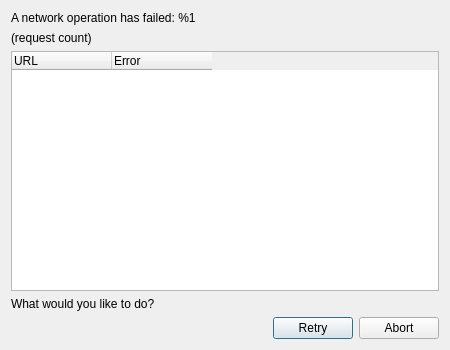
<?xml version="1.0" encoding="UTF-8"?>
<ui version="4.0">
    <class>NetworkJobFailedDialog</class>
    <widget class="QDialog" name="NetworkJobFailedDialog">
        <property name="geometry">
            <rect>
                <x>0</x>
                <y>0</y>
                <width>450</width>
                <height>350</height>
            </rect>
        </property>
        <property name="windowTitle">
            <string>Network error</string>
        </property>
        <property name="windowIcon">
            <iconset theme="QIcon::ThemeIcon::DialogWarning"/>
        </property>
        <layout class="QVBoxLayout" name="verticalLayout">
            <item>
                <widget class="QLabel" name="failLabel">
                    <property name="sizePolicy">
                        <sizepolicy hsizetype="Preferred" vsizetype="Fixed">
                            <horstretch>0</horstretch>
                            <verstretch>0</verstretch>
                        </sizepolicy>
                    </property>
                    <property name="text">
                        <string>A network operation has failed: %1</string>
                    </property>
                </widget>
            </item>
            <item>
                <widget class="QLabel" name="requestCountLabel">
                    <property name="sizePolicy">
                        <sizepolicy hsizetype="Preferred" vsizetype="Fixed">
                            <horstretch>0</horstretch>
                            <verstretch>0</verstretch>
                        </sizepolicy>
                    </property>
                    <property name="text">
                        <string notr="true">(request count)</string>
                    </property>
                </widget>
            </item>
            <item>
                <widget class="QTreeWidget" name="detailsTable">
                    <property name="editTriggers">
                        <set>QAbstractItemView::EditTrigger::NoEditTriggers</set>
                    </property>
                    <property name="alternatingRowColors">
                        <bool>true</bool>
                    </property>
                    <property name="verticalScrollMode">
                        <enum>QAbstractItemView::ScrollMode::ScrollPerPixel</enum>
                    </property>
                    <property name="indentation">
                        <number>0</number>
                    </property>
                    <attribute name="headerStretchLastSection">
                        <bool>false</bool>
                    </attribute>
                    <column>
                        <property name="text">
                            <string>URL</string>
                        </property>
                    </column>
                    <column>
                        <property name="text">
                            <string>Error</string>
                        </property>
                    </column>
                </widget>
            </item>
            <item>
                <widget class="QLabel" name="userActionLabel">
                    <property name="sizePolicy">
                        <sizepolicy hsizetype="Preferred" vsizetype="Fixed">
                            <horstretch>0</horstretch>
                            <verstretch>0</verstretch>
                        </sizepolicy>
                    </property>
                    <property name="text">
                        <string>What would you like to do?</string>
                    </property>
                </widget>
            </item>
            <item>
                <widget class="QDialogButtonBox" name="dialogButtonBox">
                    <property name="standardButtons">
                        <set>QDialogButtonBox::StandardButton::Abort|QDialogButtonBox::StandardButton::Retry</set>
                    </property>
                </widget>
            </item>
        </layout>
    </widget>
    <resources/>
    <connections/>
</ui>
